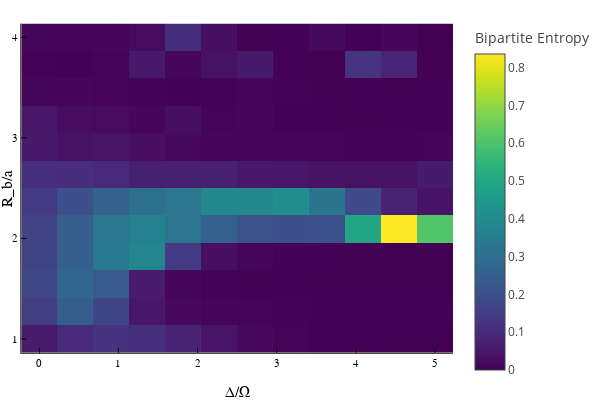

Notebook code for this chart:
### Code cell
plotlyjs()
N=9
resolution=12
separation_assumption=2
sites = siteinds("S=1/2", N)
psi0 = MPS(sites, [i%2==0 ? "Dn" : "Up" for i = 1:N])
# psi0 = randomMPS(sites; linkdims=50)
plot(stand(N, resolution, separation_assumption, 1, 4, 5, psi0, sites, false))

### Figure 1 — Plotly figure (JSON) as saved in the notebook; plotly's stock layout.template omitted (floating-point values rounded to 4 significant figures; data arrays with more than 128 entries replaced by an {"elided": "..."} marker saying what was removed)
{"data": [{"colorbar": {"title": "Bipartite Entropy"}, "colorscale": {"elided": "256x2 mixed values"}, "hoverinfo": "text", "name": "y1", "showlegend": false, "showscale": true, "text": {"elided": "12x12 str values"}, "type": "heatmap", "x": [-0.2273, 0.2273, 0.6818, 1.136, 1.591, 2.045, 2.5, 2.955, 3.409, 3.864, 4.318, 4.773, 5.227], "xaxis": "x", "y": [0.8636, 1.136, 1.409, 1.682, 1.955, 2.227, 2.5, 2.773, 3.045, 3.318, 3.591, 3.864, 4.136], "yaxis": "y", "z": {"elided": "12x12 float values"}, "zmax": 0.836, "zmin": 3.207e-05}], "layout": {"annotations": [], "height": 400, "legend": {"bgcolor": "rgba(255, 255, 255, 1.000)", "bordercolor": "rgba(0, 0, 0, 1.000)", "borderwidth": 1, "font": {"color": "rgba(0, 0, 0, 1.000)", "family": "sans-serif", "size": 11}, "title": {"font": {"color": "rgba(0, 0, 0, 1.000)", "family": "sans-serif", "size": 15}, "text": ""}, "tracegroupgap": 0, "traceorder": "normal", "x": 1, "xanchor": "auto", "y": 1, "yanchor": "auto"}, "margin": {"b": 20, "l": 0, "r": 0, "t": 20}, "paper_bgcolor": "rgba(255, 255, 255, 1.000)", "plot_bgcolor": "rgba(255, 255, 255, 1.000)", "showlegend": true, "width": 600, "xaxis": {"anchor": "y", "domain": [0.04684, 0.9934], "gridcolor": "rgba(0, 0, 0, 0.100)", "gridwidth": 0.5, "linecolor": "rgba(0, 0, 0, 1.000)", "mirror": false, "range": [-0.2273, 5.227], "showgrid": true, "showline": true, "showticklabels": true, "tickangle": 0, "tickcolor": "rgb(0, 0, 0)", "tickfont": {"color": "rgba(0, 0, 0, 1.000)", "family": "sans-serif", "size": 11}, "tickmode": "array", "ticks": "inside", "ticktext": ["0", "1", "2", "3", "4", "5"], "tickvals": [0, 1, 2, 3, 4, 5], "title": "Δ/Ω", "titlefont": {"color": "rgba(0, 0, 0, 1.000)", "family": "sans-serif", "size": 15}, "type": "-", "visible": true, "zeroline": false, "zerolinecolor": "rgba(0, 0, 0, 1.000)"}, "yaxis": {"anchor": "x", "domain": [0.07581, 0.9902], "gridcolor": "rgba(0, 0, 0, 0.100)", "gridwidth": 0.5, "linecolor": "rgba(0, 0, 0, 1.000)", "mirror": false, "range": [0.8636, 4.136], "showgrid": true, "showline": true, "showticklabels": true, "tickangle": 0, "tickcolor": "rgb(0, 0, 0)", "tickfont": {"color": "rgba(0, 0, 0, 1.000)", "family": "sans-serif", "size": 11}, "tickmode": "array", "ticks": "inside", "ticktext": ["1", "2", "3", "4"], "tickvals": [1, 2, 3, 4], "title": "R_b/a", "titlefont": {"color": "rgba(0, 0, 0, 1.000)", "family": "sans-serif", "size": 15}, "type": "-", "visible": true, "zeroline": false, "zerolinecolor": "rgba(0, 0, 0, 1.000)"}}}
